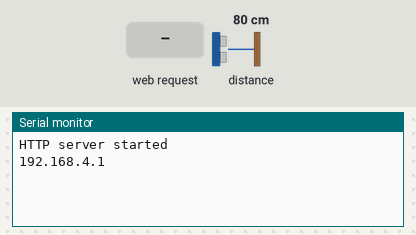
Bench run of a sketch on a simulated ESP8266 (NodeMCU). On the bench: the last lines printed to the serial monitor. The test bench sets the inputs (shaded band); at power-on: distance to the obstacle 80 cm. The echo pulse lasts 58.3 µs per cm.

Above: at 1.3 s.
1.4 s: HTTP request GET / received
At 2.6 s:
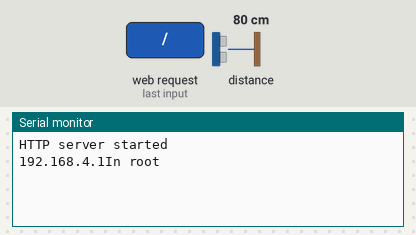
2.9 s: HTTP request GET /action received
At 3.7 s:
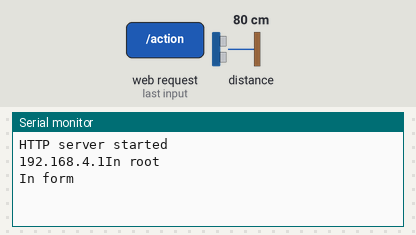
4.4 s: HTTP request GET /action?tank_height=1 received
At 4.52 s:
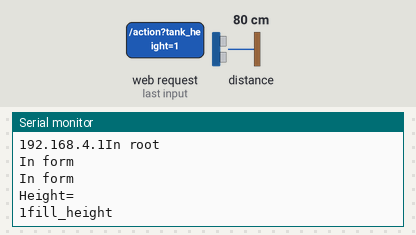
5.9 s: distance to the obstacle set to 2 cm
At 5.98 s:
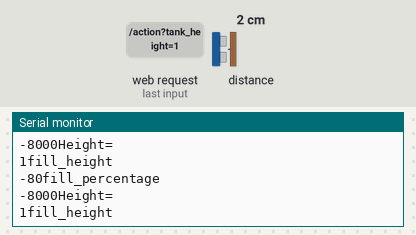
7.4 s: distance to the obstacle set to 4 cm
At 7.5 s:
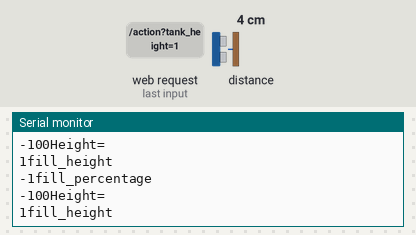
Timing chart, 0 to 9.9 s (numbered marks = the images above; inputs shaded):
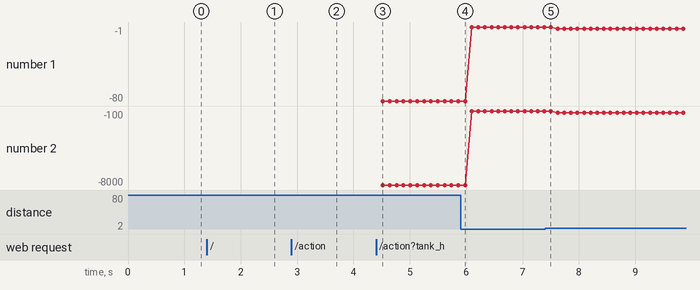

Measured:
- after the input at 1.4 s, the serial monitor: prints a new line at once (image 1)
- after the input at 2.9 s, the serial monitor: prints a new line at once (image 2)
- after the input at 4.4 s, the serial monitor: prints a new line at once (image 3)
- plotted number 1: -80 → -1 after the input at 5.9 s, -1 → -3 after the input at 7.4 s
- plotted number 2: -8000 → -100 after the input at 5.9 s, -100 → -300 after the input at 7.4 s

The sketch:

water-level-monitor.ino
```cpp
#include <ESP8266WiFi.h>
#include <ESP8266WebServer.h>
#include <NewPing.h>

int trigpin = 2;
int echopin= 0;
long duration,distance;
long fill_height;
long height = 0;
long fill_percentage;

/* Put your SSID & Password */
const char* ssid = "NODEMCU";  // Enter SSID here
const char* password = "12345678";  //Enter Password here

const char index_html[] PROGMEM = {"<!DOCTYPE html>\n<html lang=\"en\" dir=\"ltr\">\n  <head>\n    <meta charset=\"utf-8\" name=\"viewport\" content=\"width=device-width, initial-scale=1.0\">\n    <title>WATER MONITOR</title>\n    <link rel=\"stylesheet\" href=\"stylesheet.css\">\n  </head>\n  <body>\n    <h1 class=\"w3-panel w3-border w3-round-xxlarge\"> WATER LEVEL MONITOR </h1>\n    <div class=\"w3-center w3-animate-top\">\n      <center>\n      <h2 class=\" text\"> ENTER THE HEIGHT OF THE TANK (cm)</h2>\n      <form class=\"\" action=\"/action\" method=\"get\">\n        <label for=\"tank_height\"></label>\n        <input class=\"w3-input w3-animate-input\" type=\"text\" style=\"text-align:center;border-style: groove;width:30%\" id =\"tank_height\" name=\"tank_height\" value=\"0\">\n        <br>\n        <input class=\"w3-button w3-red\" type=\"submit\" value=\"Submit\">\n      </form>\n      </center>\n    </div>\n  </body>\n</html>\n"};

const char css[] PROGMEM={"body,html\n{\n  background-image: url();\n  background-repeat: no-repeat;\n  background-size:cover;\n  font-style: normal;\n  font: garamond\n}\nh1\n{\n  font-size: 53px;\n  text-align: center;\n  color: red;\n\n}\n.w3-round-xxlarge{border-radius:32px}\n.w3-border{border:1px solid #ff0000}\n.w3-animate-top{position:relative;animation:animatetop 0.4s}@keyframes animatetop{from{top:-300px;opacity:0} to{top:0;opacity:1}}\n.w3-center{text-align:center!important}\n.w3-animate-input{transition:width 0.4s ease-in-out}\n.w3-input{padding:8px;display:block;border:none;border-bottom:1px solid #ccc;width:100%}\n.w3-button{border:none;display:inline-block;padding:8px 16px;vertical-align:middle;overflow:hidden;text-decoration:none;color:inherit;background-color:inherit;text-align:center;cursor:pointer;white-space:nowrap}\n.w3-red,.w3-hover-red:hover{color:#fff!important;background-color:#f44336!important}\n.text\n{\n  font: garamond;\n  font-size: 30px;\n  padding-top: 170px;\n  padding-left: 25px;\n}\n"};

ESP8266WebServer server(80);
NewPing sonar(trigpin, echopin);

void setup() {
  // put your setup code here, to run once:
  Serial.begin(115200);
  WiFi.mode(WIFI_STA);
  WiFi.softAP(ssid, password);
  delay(100);
  server.on("/", handle_OnConnect);
  server.on("/stylesheet.css",handle_css);
  server.on("/action", handle_form);
  server.on("/water_level", handle_water_level);
  server.onNotFound(handle_NotFound);
  server.begin();
  Serial.println("HTTP server started");
  Serial.print(WiFi.softAPIP());


}

void loop() {
  // put your main code here, to run repeatedly:

  server.handleClient();
  if (height != 0)
  {
    Serial.println("Height=");
    Serial.print(height);
    duration = sonar.ping_median(5);
    distance = sonar.convert_cm(duration);
    fill_height = height - distance;
    Serial.println("fill_height");
    Serial.print(fill_height);
    fill_percentage = (fill_height*100)/height;
    Serial.println("fill_percentage");
    Serial.print(fill_percentage);

  }


}
void handle_OnConnect()
{
  Serial.println("In root");
  server.send_P(200, "text/html", index_html);
}

void handle_css()
{
server.send_P(200, "text/css",css);
}

void handle_NotFound()
{
  server.send(404, "text/plain", "Not found");
}


void handle_form()
{
  Serial.println("In form");

  height= atol(server.arg("tank_height").c_str());

  server.send(200,"text/html",send_html());
}

void handle_water_level()
 {
  server.send(200,"text/html",send_html());
}

String send_html()
{
  String ptr ="<!DOCTYPE html>\n<html lang=\"en\" dir=\"ltr\">\n  <head>\n    <meta charset=\"utf-8\" name=\"viewport\" http-equiv=\"refresh\" content=\"5\" content=\"width=device-width, initial-scale=1.0\" >\n    <link rel=\"stylesheet\" href=\"stylesheet.css\">\n    <title>WATER LEVEL MONITOR</title>\n  </head>\n  <body>\n    <h1 class=\"w3-panel w3-border w3-round-xxlarge\">WATER LEVEL MONITOR</h1>\n    <div class=\"w3-center w3-animate-top\">\n      <center>\n      <p class=\" text\"> STATUS(%):<span class=\"w3-button w3-red\">";
  ptr += (int)fill_percentage;
  ptr += "</span></p>\n      </center>\n    </div>\n  </body>\n</html>\n";
  return ptr;
}
```
